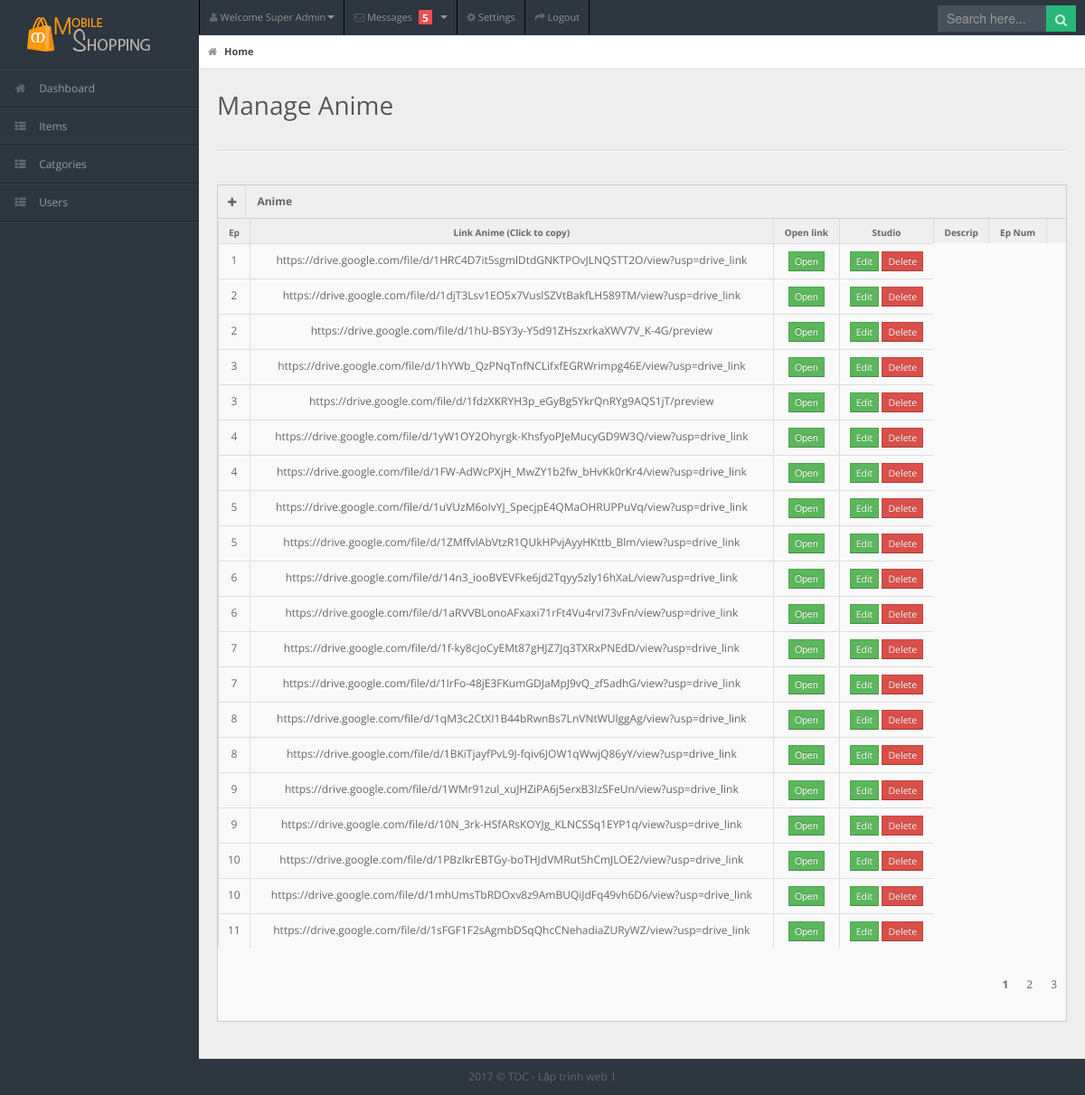
The page /admin/anime-ep.php on the database as committed earlier.
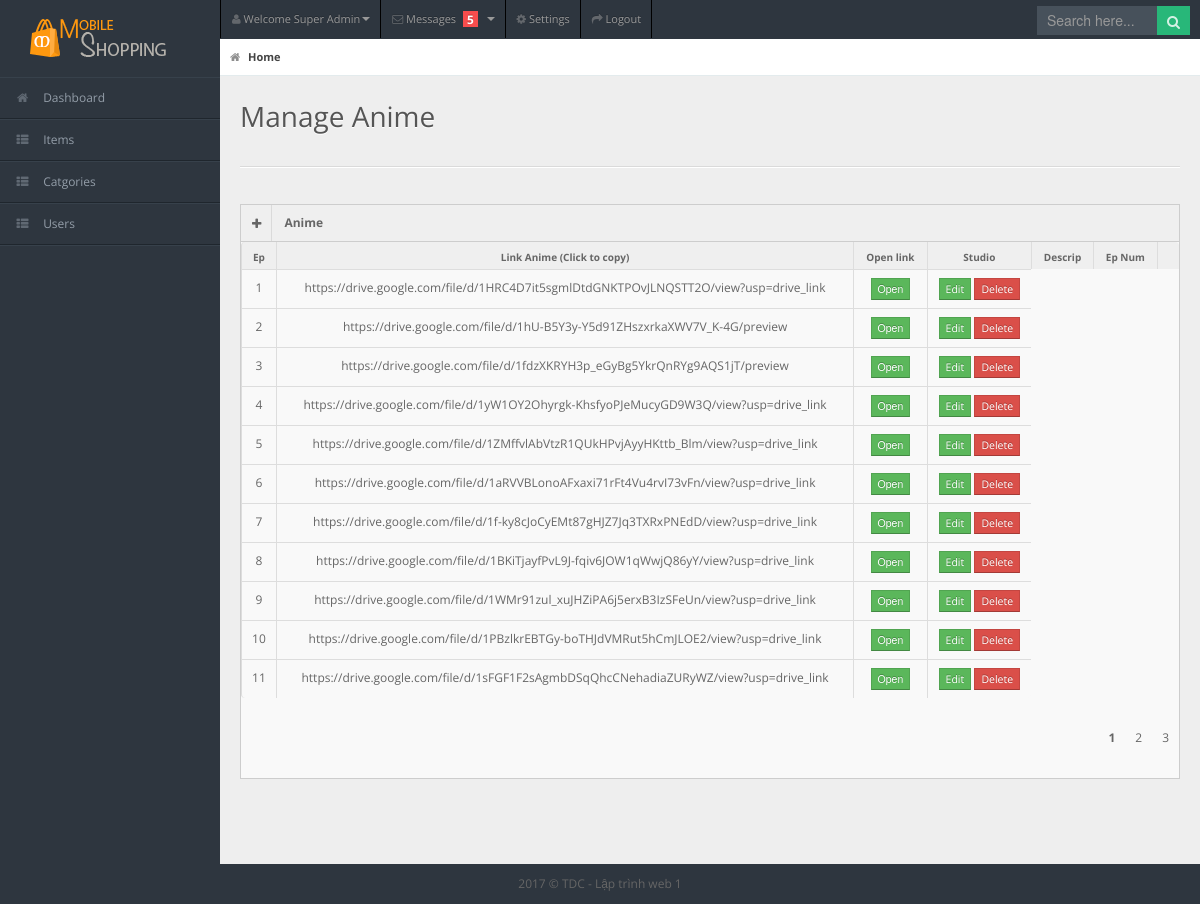
The same page on the database as committed later.
### tables this page shows
CREATE TABLE `episode` (
  `id_anime` int(11) NOT NULL,
  `tentap` int(11) NOT NULL,
  `id` char(100) NOT NULL
);

### admin/models/db.php (called while the page is built)
<?php
class Db
{
    public static $connection;
    public function __construct()
    {
        if (!self::$connection) {
            self::$connection = new mysqli(DB_HOST, DB_USER, DB_PASSWORD, DB_NAME, PORT);
            self::$connection->set_charset(DB_CHARSET);
        }
        return self::$connection;
    }
}

### admin/models/item.php (called while the page is built, shortened)
<?php
class Anime extends Db
{
    public function getAllEpOfAnime($id_anime)
    {
        $sql = self::$connection->prepare("SELECT `episode`.* FROM `episode`,`anime` WHERE anime.id = episode.id_anime AND episode.id_anime = ? ORDER BY tentap ASC");
        $sql->bind_param("i",$id_anime);
        $sql->execute();
        $item = $sql->get_result()->fetch_all(MYSQLI_ASSOC);
        return $item;
    }
}

### admin/anime-ep.php (the view, shortened to what this page needs)
<?php
include "header.php";
include "sidebar.php";
?>
<div id="content">
    <div id="content-header">
        <div id="breadcrumb"> <a href="index.html" title="Go to Home" class="tip-bottom current"><i class="icon-home"></i> Home</a></div>
        <h1>Manage Anime</h1>
    </div>
    <div class="container-fluid">
        <hr>
        <div class="row-fluid">
            <div class="span12">
                <div class="widget-box">
                    <div class="widget-title"> <span class="icon"><a href="form.html"> <i class="icon-plus"></i>
                            </a></span>
                        <h5>Anime</h5>
                    </div>
                    <div class="widget-content nopadding">
                        <table class="table table-bordered
                                    table-striped">
                            <thead>
                                <tr>
                                    <th>Ep</th>
                                    <th>Link Anime (Click to copy)</th>
                                    <th>Open link</th>
                                    <th>Studio</th>
                                    <th>Descrip</th>
                                    <th>Ep Num</th>
                                    <th></th>
                                </tr>
                            </thead>
                            <tbody>
                                <?php foreach ($anime->getAllEpOfAnime(1) as $value) :  ?>
                                    <tr class="">
                                        <td style="text-align: center;"><?php echo $value['tentap'] ?></td>
                                        <td onclick="copyLink('<?php echo $value['id']; ?>',this)" style="text-align: center;"><?php echo $value['id'] ?></td>
                                        <td style="text-align: center;"><a href="<?php echo $value['id']; ?>" target="_blank"><button class="btn btn-success btn-mini">Open</button></a></td>
                                        <td style="text-align: center;">
                                            <a href="#45" class="btn
                                                    btn-success btn-mini">Edit</a>
                                            <a href="#45" class="btn
                                                    btn-danger btn-mini">Delete</a>
                                        </td>
                                    </tr>
                                <?php endforeach; ?>
                            </tbody>
                        </table>
                        <div class="row" style="margin-left: 18px;">
                            <ul class="pagination">
                                <li class="active"><a href="">1</a>
                                </li>
                                <li><a href="">2</a></li>
                                <li><a href="">3</a></li>
                            </ul>
                        </div>
                    </div>
                </div>
            </div>
        </div>
    </div>
</div>
<?php include "footer.php" ?>

Rows that differ between the two databases and show on the page:
no longer on this page (row edited): episode: tentap "2", id "https://drive.google.com/file/d/1djT3Lsv1EO5x7VuslSZVtBakfLH589TM/view?usp=drive_link"
no longer on this page (row edited): episode: tentap "3", id "https://drive.google.com/file/d/1hYWb_QzPNqTnfNCLifxfEGRWrimpg46E/view?usp=drive_link"
no longer on this page (row edited): episode: tentap "4", id "https://drive.google.com/file/d/1FW-AdWcPXjH_MwZY1b2fw_bHvKk0rKr4/view?usp=drive_link"
no longer on this page (row edited): episode: tentap "5", id "https://drive.google.com/file/d/1uVUzM6oIvYJ_SpecjpE4QMaOHRUPPuVq/view?usp=drive_link"
no longer on this page (row edited): episode: tentap "6", id "https://drive.google.com/file/d/14n3_iooBVEVFke6jd2Tqyy5zly16hXaL/view?usp=drive_link"
no longer on this page (row edited): episode: tentap "7", id "https://drive.google.com/file/d/1IrFo-48jE3FKumGDJaMpJ9vQ_zf5adhG/view?usp=drive_link"
no longer on this page (row edited): episode: tentap "8", id "https://drive.google.com/file/d/1qM3c2CtXI1B44bRwnBs7LnVNtWUlggAg/view?usp=drive_link"
no longer on this page (row edited): episode: tentap "9", id "https://drive.google.com/file/d/10N_3rk-HSfARsKOYJg_KLNCSSq1EYP1q/view?usp=drive_link"
no longer on this page (row edited): episode: tentap "10", id "https://drive.google.com/file/d/1mhUmsTbRDOxv8z9AmBUQiJdFq49vh6D6/view?usp=drive_link"
